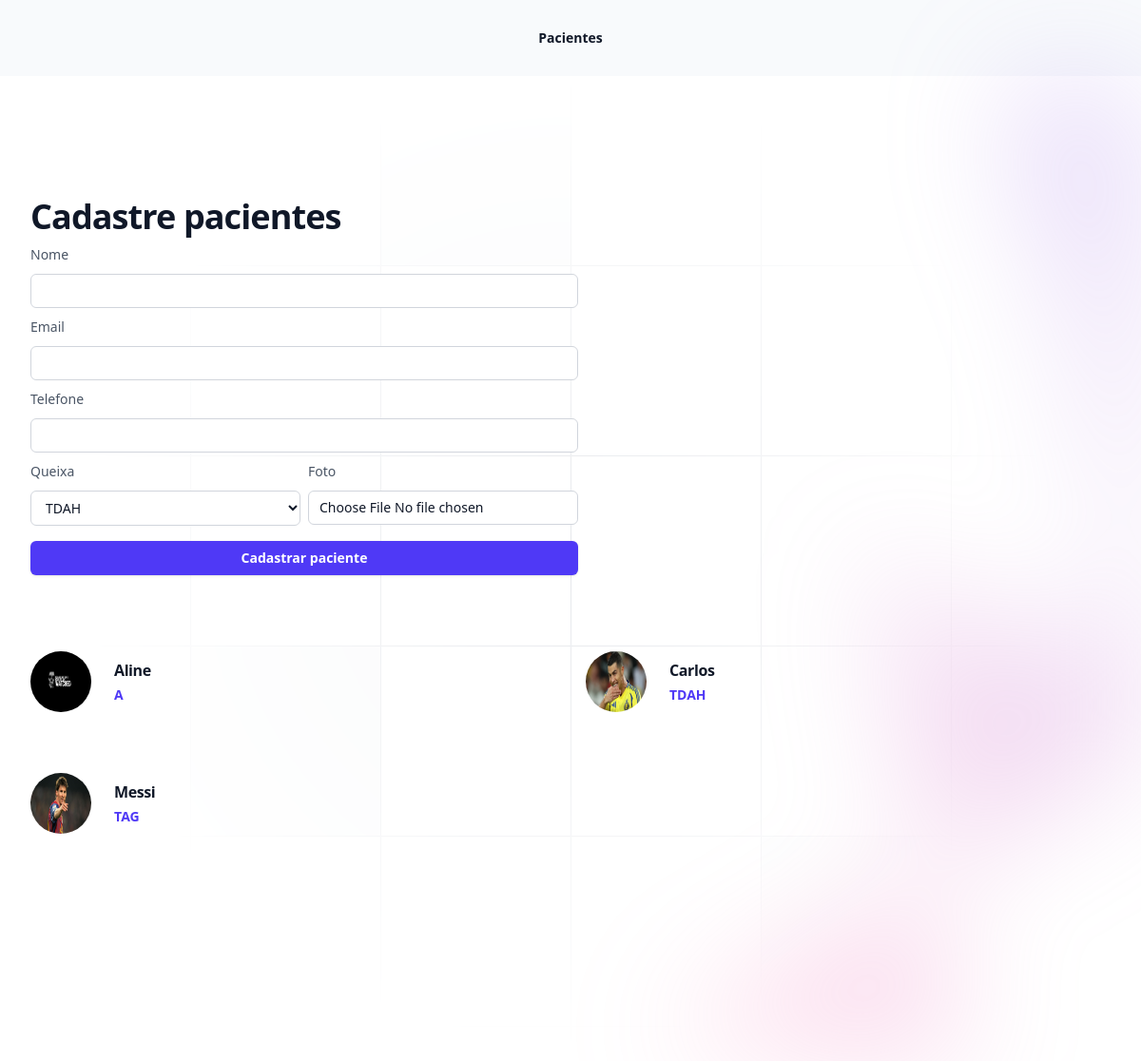
/pacientes/, run on an earlier commit of the app's database.
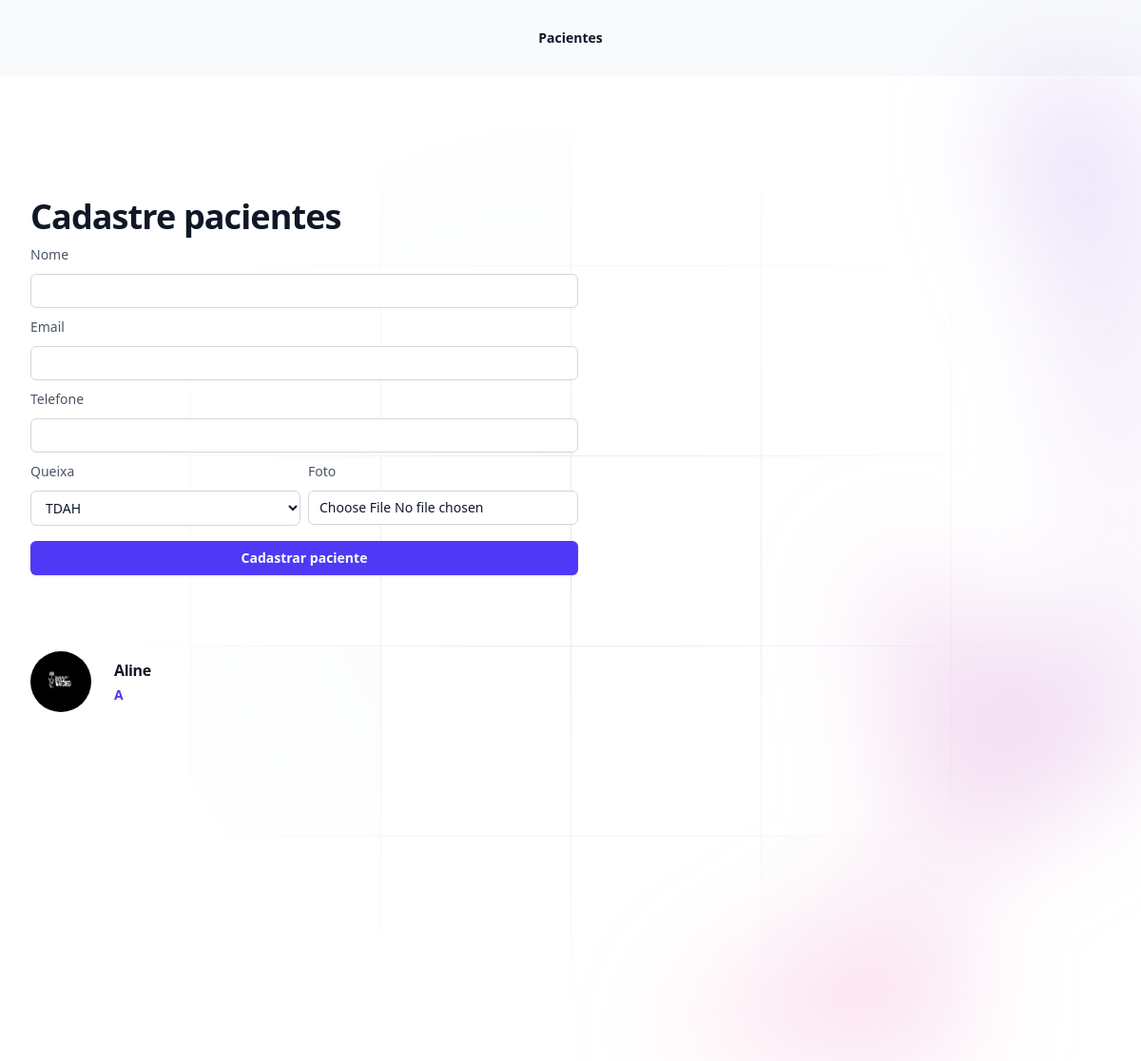
And on a later commit of the database.
### pacientes/models.py (models this page shows)
class Pacientes(models.Model):
    queixa_choices = (
        ('TDAH', 'TDAH'),
        ('D', 'Depressão'),
        ('A', 'Ansiedade'),
        ('TAG', 'Transtorno de ansiedade generalizada')
    )
    nome = models.CharField(max_length=255)
    email = models.EmailField(null=True, blank=True)
    telefone = models.CharField(max_length=255, null=True, blank=True)
    queixa = models.CharField(max_length=4, choices=queixa_choices, default='TDAH')
    foto = models.ImageField(upload_to='fotos')
    pagamento_em_dia = models.BooleanField(default=True)
    def __str__(self):
        return self.nome

### pacientes/views.py (the view, shortened to what this page needs)
# urls.py: path('', views.pacientes, name='pacientes'),
def pacientes(request):
    if request.method == "GET":
        pacientes = Pacientes.objects.all()
        print(pacientes)
        return render(request, 'pacientes.html', {'queixas': Pacientes.queixa_choices, 'pacientes': pacientes})

### pacientes/templates/pacientes.html (shortened to what this page needs)
{% extends "base.html" %}
{% block 'body' %}
    <div class="relative isolate">
        <div class="pointer-events-none absolute left-1/2 right-0 top-0 -z-10 -ml-24 transform-gpu overflow-hidden blur-3xl lg:ml-24 xl:ml-48" aria-hidden="true">
            <div class="aspect-[801/1036] w-[50.0625rem] bg-gradient-to-tr from-[#ff80b5] to-[#9089fc] opacity-30" style="clip-path: polygon(63.1% 29.5%, 100% 17.1%, 76.6% 3%, 48.4% 0%, 44.6% 4.7%, 54.5% 25.3%, 59.8% 49%, 55.2% 57.8%, 44.4% 57.2%, 27.8% 47.9%, 35.1% 81.5%, 0% 97.7%, 39.2% 100%, 35.2% 81.4%, 97.2% 52.8%, 63.1% 29.5%)"></div>
        </div>
    <div class="py-24 sm:py-32">
        <div class="mx-auto grid max-w-7xl gap-20 px-6 lg:px-8 xl:grid-cols-3">
          <div class="max-w-xl">
            <h2 class="text-pretty text-3xl font-semibold tracking-tight text-gray-900 sm:text-4xl">Cadastre pacientes</h2>
            <form action="{% url 'pacientes' %}" method="POST" enctype="multipart/form-data"> {% csrf_token %}
                <label for="nome" class="block mt-2 text-sm/6 font-medium text-gray-600">Nome</label>
                <div class="mt-2">
                    <input type="text" name="nome" id="nome" autocomplete="given-name" class="block w-full rounded-md bg-white px-3 py-1.5 text-base text-gray-900 outline outline-1 -outline-offset-1 outline-gray-300 placeholder:text-gray-400 focus:outline focus:outline-2 focus:-outline-offset-2 focus:outline-indigo-600 sm:text-sm/6">
                </div>
                <label for="email" class="block mt-2 text-sm/6 font-medium text-gray-600">Email</label>
                <div class="mt-2">
                    <input type="email" name="email" id="email" class="block w-full rounded-md bg-white px-3 py-1.5 text-base text-gray-900 outline outline-1 -outline-offset-1 outline-gray-300 placeholder:text-gray-400 focus:outline focus:outline-2 focus:-outline-offset-2 focus:outline-indigo-600 sm:text-sm/6">
                </div>
                <label for="telefone" class="block mt-2 text-sm/6 font-medium text-gray-600">Telefone</label>
                <div class="mt-2">
                    <input type="text" name="telefone" id="telefone" class="block w-full rounded-md bg-white px-3 py-1.5 text-base text-gray-900 outline outline-1 -outline-offset-1 outline-gray-300 placeholder:text-gray-400 focus:outline focus:outline-2 focus:-outline-offset-2 focus:outline-indigo-600 sm:text-sm/6">
                </div>
                <div class="grid grid-cols-2 gap-2">
                    <div>
                        <label for="queixa" class="block mt-2 text-sm/6 font-medium text-gray-600">Queixa</label>
                        <div class="mt-2">
                            <select name="queixa" class="block w-full rounded-md bg-white px-3 py-2 text-base text-gray-900 outline outline-1 -outline-offset-1 outline-gray-300 placeholder:text-gray-400 focus:outline focus:outline-2 focus:-outline-offset-2 focus:outline-indigo-600 sm:text-sm/6">
                                {% for queixa in queixas %}
                                     <option value="{{queixa.0}}">{{queixa.1}}</option>
                                {% endfor %}
                            </select>
                        </div>
                    </div>
                    <div>
                        <label for="foto" class="block mt-2 text-sm/6 font-medium text-gray-600">Foto</label>
                        <div class="mt-2">
                            <input type="file" required name="foto" id="foto" class="block w-full rounded-md bg-white px-3 py-1.5 text-base text-gray-900 outline outline-1 -outline-offset-1 outline-gray-300 placeholder:text-gray-400 focus:outline focus:outline-2 focus:-outline-offset-2 focus:outline-indigo-600 sm:text-sm/6">
                        </div>
                    </div>
                </div>
                <button type="submit" class="inline-flex justify-center rounded-md bg-indigo-600 mt-4 cursor-pointer px-3 py-2 w-full text-sm font-semibold text-white shadow-sm hover:bg-indigo-500 focus-visible:outline focus-visible:outline-2 focus-visible:outline-offset-2 focus-visible:outline-indigo-600">Cadastrar paciente</button>
            </form>
        </div>
          <ul role="list" class="grid gap-x-8 gap-y-12 sm:grid-cols-2 sm:gap-y-16 xl:col-span-2">
            {% for paciente in pacientes %}
                <li>
                <div class="flex items-center gap-x-6">
                    <img class="size-16 rounded-full" src="{{paciente.foto.url}}" alt="">
                    <div>
                    <a href="{% url 'paciente_view' paciente.id %}" class="text-base/7 font-semibold tracking-tight text-gray-900">{{paciente.nome}}</a>
                    <p class="text-sm/6 font-semibold text-indigo-600">{{paciente.queixa}}</p>
                    </div>
                </div>
                </li>
            {% endfor %}
          </ul>
        </div>
      </div>
    </div>
{% endblock 'body' %}

### templates/base.html (shortened to what this page needs)
<!DOCTYPE html>
<html lang="en">
<head>
    <script src="https://unpkg.com/@tailwindcss/browser@4"></script>
</head>
<body>
    <header class="bg-slate-50">
        <nav class="flex items-center justify-between p-6 lg:px-8" aria-label="Global">
          <div class="flex lg:flex-1">
            <a href="#" class="-m-1.5 p-1.5">
            </a>
          </div>
          <div class="hidden lg:flex lg:gap-x-12">
            <a href="{% url 'pacientes' %}" class="text-sm/6 font-semibold text-gray-900">Pacientes</a>
          </div>
        </nav>
      </header>
    {% block 'body' %}{% endblock 'body' %}
</body>
</html>

What changed in the data, as far as the page shows it:
removed Pacientes: foto (picture), nome "Carlos", queixa "TDAH"
removed Pacientes: foto (picture), nome "Messi", queixa "TAG"
